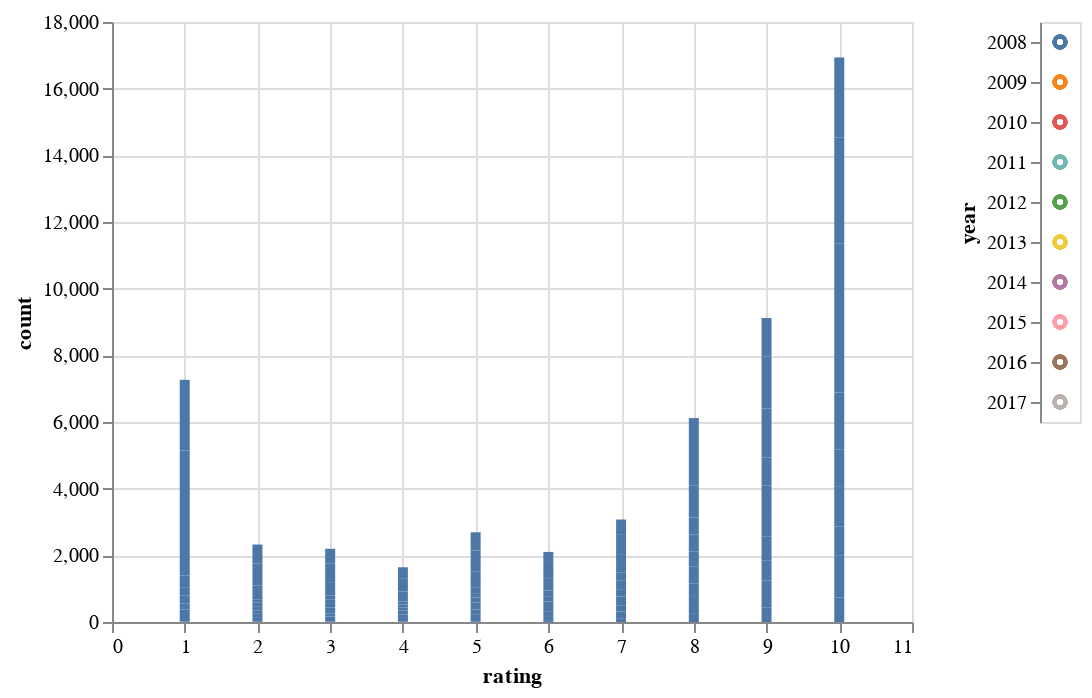

This figure's notebook cell:
### Code cell
#Check the change of rating across year
click = alt.selection_multi(encodings=['color'])

scatter = alt.Chart(rating_count_year).mark_bar().encode(
    x='rating',
    y='count'
).transform_filter(
    click
)

hist = alt.Chart(rating_count_year).mark_point().encode(
    y='year:N',
    color=alt.condition(click, 'year:N', alt.value('lightgray'), legend=None)
).add_selection(
    click
)

scatter | hist

### Figure 1 — Vega-Lite specification as saved in the notebook (floating-point values rounded to 4 significant figures)
{"config": {"view": {"continuousWidth": 400, "continuousHeight": 300}}, "hconcat": [{"mark": "bar", "encoding": {"x": {"type": "quantitative", "field": "rating"}, "y": {"type": "quantitative", "field": "count"}}, "transform": [{"filter": {"selection": "selector004"}}]}, {"mark": "point", "encoding": {"color": {"condition": {"type": "nominal", "field": "year", "legend": null, "selection": "selector004"}, "value": "lightgray"}, "y": {"type": "nominal", "field": "year"}}, "selection": {"selector004": {"type": "multi", "encodings": ["color"]}}}], "data": {"name": "data-9836fcbedd98eee3c708eac982837fdb"}, "$schema": "https://vega.github.io/schema/vega-lite/v4.8.1.json", "datasets": {"data-9836fcbedd98eee3c708eac982837fdb": [{"rating": 10.0, "count": 739, "year": 2008}, {"rating": 9.0, "count": 429, "year": 2008}, {"rating": 8.0, "count": 266, "year": 2008}, {"rating": 7.0, "count": 94, "year": 2008}, {"rating": 6.0, "count": 33, "year": 2008}, {"rating": 5.0, "count": 24, "year": 2008}, {"rating": 1.0, "count": 15, "year": 2008}, {"rating": 4.0, "count": 12, "year": 2008}, {"rating": 2.0, "count": 9, "year": 2008}, {"rating": 3.0, "count": 8, "year": 2008}, {"rating": 10.0, "count": 1266, "year": 2009}, {"rating": 9.0, "count": 817, "year": 2009}, {"rating": 8.0, "count": 542, "year": 2009}, {"rating": 1.0, "count": 356, "year": 2009}, {"rating": 7.0, "count": 220, "year": 2009}, {"rating": 5.0, "count": 190, "year": 2009}, {"rating": 3.0, "count": 158, "year": 2009}, {"rating": 6.0, "count": 145, "year": 2009}, {"rating": 2.0, "count": 139, "year": 2009}, {"rating": 4.0, "count": 136, "year": 2009}, {"rating": 10.0, "count": 863, "year": 2010}, {"rating": 9.0, "count": 607, "year": 2010}, {"rating": 8.0, "count": 353, "year": 2010}, {"rating": 7.0, "count": 190, "year": 2010}, {"rating": 1.0, "count": 188, "year": 2010}, {"rating": 5.0, "count": 161, "year": 2010}, {"rating": 6.0, "count": 126, "year": 2010}, {"rating": 2.0, "count": 96, "year": 2010}, {"rating": 3.0, "count": 93, "year": 2010}, {"rating": 4.0, "count": 82, "year": 2010}, {"rating": 10.0, "count": 1207, "year": 2011}, {"rating": 9.0, "count": 719, "year": 2011}, {"rating": 8.0, "count": 512, "year": 2011}, {"rating": 7.0, "count": 262, "year": 2011}, {"rating": 1.0, "count": 231, "year": 2011}, {"rating": 5.0, "count": 207, "year": 2011}, {"rating": 6.0, "count": 176, "year": 2011}, {"rating": 3.0, "count": 175, "year": 2011}, {"rating": 4.0, "count": 115, "year": 2011}, {"rating": 2.0, "count": 106, "year": 2011}, {"rating": 10.0, "count": 1106, "year": 2012}, {"rating": 9.0, "count": 699, "year": 2012}, {"rating": 8.0, "count": 437, "year": 2012}, {"rating": 1.0, "count": 235, "year": 2012}, {"rating": 7.0, "count": 220, "year": 2012}, {"rating": 5.0, "count": 150, "year": 2012}, {"rating": 6.0, "count": 135, "year": 2012}, {"rating": 3.0, "count": 134, "year": 2012}, {"rating": 2.0, "count": 126, "year": 2012}, {"rating": 4.0, "count": 93, "year": 2012}, {"rating": 10.0, "count": 1705, "year": 2013}, {"rating": 9.0, "count": 829, "year": 2013}, {"rating": 8.0, "count": 513, "year": 2013}, {"rating": 7.0, "count": 253, "year": 2013}, {"rating": 1.0, "count": 177, "year": 2013}, {"rating": 6.0, "count": 161, "year": 2013}, {"rating": 5.0, "count": 134, "year": 2013}, {"rating": 2.0, "count": 104, "year": 2013}, {"rating": 3.0, "count": 102, "year": 2013}, {"rating": 4.0, "count": 87, "year": 2013}, {"rating": 10.0, "count": 1607, "year": 2014}, {"rating": 9.0, "count": 832, "year": 2014}, {"rating": 8.0, "count": 514, "year": 2014}, {"rating": 7.0, "count": 241, "year": 2014}, {"rating": 1.0, "count": 196, "year": 2014}, {"rating": 6.0, "count": 170, "year": 2014}, {"rating": 5.0, "count": 162, "year": 2014}, {"rating": 3.0, "count": 126, "year": 2014}, {"rating": 2.0, "count": 101, "year": 2014}, {"rating": 4.0, "count": 91, "year": 2014}, {"rating": 10.0, "count": 2857, "year": 2015}, {"rating": 9.0, "count": 1469, "year": 2015}, {"rating": 1.0, "count": 1271, "year": 2015}, {"rating": 8.0, "count": 966, "year": 2015}, {"rating": 7.0, "count": 534, "year": 2015}, {"rating": 5.0, "count": 477, "year": 2015}, {"rating": 2.0, "count": 410, "year": 2015}, {"rating": 3.0, "count": 377, "year": 2015}, {"rating": 6.0, "count": 347, "year": 2015}, {"rating": 4.0, "count": 301, "year": 2015}, {"rating": 10.0, "count": 3180, "year": 2016}, {"rating": 1.0, "count": 2475, "year": 2016}, {"rating": 9.0, "count": 1569, "year": 2016}, {"rating": 8.0, "count": 1117, "year": 2016}, {"rating": 2.0, "count": 665, "year": 2016}, {"rating": 5.0, "count": 640, "year": 2016}, {"rating": 7.0, "count": 600, "year": 2016}, {"rating": 3.0, "count": 586, "year": 2016}, {"rating": 6.0, "count": 509, "year": 2016}, {"rating": 4.0, "count": 398, "year": 2016}, {"rating": 10.0, "count": 2407, "year": 2017}, {"rating": 1.0, "count": 2121, "year": 2017}, {"rating": 9.0, "count": 1150, "year": 2017}, {"rating": 8.0, "count": 898, "year": 2017}, {"rating": 2.0, "count": 568, "year": 2017}, {"rating": 5.0, "count": 546, "year": 2017}, {"rating": 7.0, "count": 461, "year": 2017}, {"rating": 3.0, "count": 438, "year": 2017}, {"rating": 4.0, "count": 327, "year": 2017}, {"rating": 6.0, "count": 300, "year": 2017}]}}
